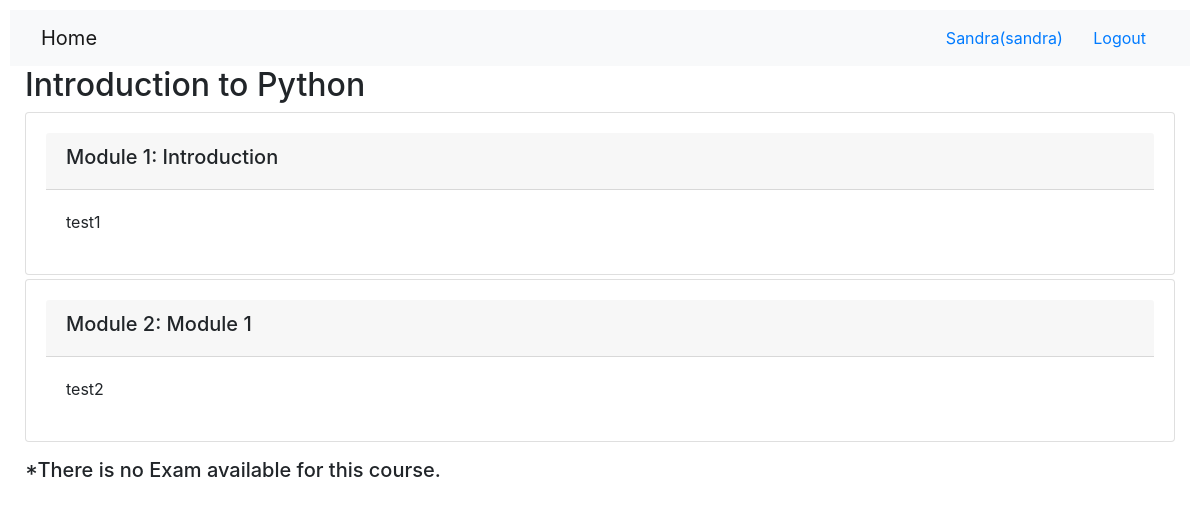
The app's page /onlinecourse/2/ (signed in) with its own data.
### onlinecourse/models.py (models this page shows, shortened)
class Course(models.Model):
    name = models.CharField(null=False, max_length=30, default='online course')
    image = models.ImageField(upload_to='course_images/')
    description = models.CharField(max_length=1000)
    pub_date = models.DateField(null=True)
    instructors = models.ManyToManyField(Instructor)
    users = models.ManyToManyField(settings.AUTH_USER_MODEL, through='Enrollment')
    total_enrollment = models.IntegerField(default=0)
    is_enrolled = False

class Lesson(models.Model):
    title = models.CharField(max_length=200, default="title")
    order = models.IntegerField(default=0)
    course = models.ForeignKey(Course, on_delete=models.CASCADE)
    content = models.TextField()

### onlinecourse/views.py (the view)
# urls.py: path('<int:pk>/', views.CourseDetailView.as_view(), name='course_details'),  # ex: /onlinecourse/5/
class CourseDetailView(generic.DetailView):
    model = Course
    template_name = 'onlinecourse/course_detail_bootstrap.html'

### onlinecourse/templates/onlinecourse/course_detail_bootstrap.html (shortened to what this page needs)
<!DOCTYPE html>
<html lang="en">
<head>
    {% load static %}
    <link rel="stylesheet" type="text/css" href="{% static 'onlinecourse/course.css' %}">
    <link rel="stylesheet" href="https://maxcdn.bootstrapcdn.com/bootstrap/4.5.2/css/bootstrap.min.css">
</head>
<body>
    <nav class="navbar navbar-light bg-light">
        <div class="container-fluid">
            <div class="navbar-header">
                  <a class="navbar-brand" href="{% url 'onlinecourse:index' %}">Home</a>
            </div>
            <ul class="nav navbar-nav navbar-right">
                {% if user.is_authenticated %}
                <li>
                    <a class="btn btn-link" href="#">{{ user.first_name }}({{ user.username }})</a>
                    <a class="btn btn-link" href="{% url 'onlinecourse:logout' %}">Logout</a>
                </li>
                {% endif %}
            </ul>
        </div>
    </nav>
    <div class="container-fluid">
        <h2>{{ course.name }}</h2>
        <div class="card-columns-vertical">
            {% for lesson in course.lesson_set.all %}
                <div class="card mt-1">
                    <div class="card-header"><h5>Module {{lesson.order|add:1}}: {{lesson.title}}</h5></div>
                    <div class="card-body">{{lesson.content}}</div>
                </div>
            {% endfor %}
        </div>
        {% if user.is_authenticated %}
        <form id="questionform" action="{% url 'onlinecourse:submit' course.id %}" method="post">
            {% if course.question_set.all %}
            <input class="btn btn-info btn-block" type="button" value="Start Exam" data-toggle="collapse" data-target="#exam">
            <div id="exam" class="collapse">
                <div class="card-columns-vertical">
                    {% for question in course.question_set.all %}
                    <div class="card mt-1">
                        <div class="card-header"><h5>{{ question.question_text}}</h5></div>
                        {% csrf_token %}
                        <div class="form-group">
                            {% for choice in question.choice_set.all %}
                            <div class="form-check">
                                <label class="form-check-label">
                                    <input type="checkbox" name="choice_{{choice.id}}"
                                            class="form-check-input" id="{{choice.id}}"
                                            value="{{choice.id}}">{{ choice.content }}
                                </label>
                            </div>
                            {% endfor %}
                        </div>
                    </div>
                    {% endfor %}
                </div>
                <input class="btn btn-success btn-block" type="submit" value="Submit">
            </div>
            {% else %}
            <h5 class="card-title">*There is no Exam available for this course.<span class="text-success"></h5>
            {% endif %}
        </form>
        {% endif %}
    </div>
</body>
</html>

### static/onlinecourse/course.css (style rules this page uses)
body { font-family: Arial, Helvetica, sans-serif; }
* { box-sizing: border-box }
body { font-family: Arial; padding: 10px; background: #ececec; }
.card { background-color: white; padding: 20px; margin-top: 20px; }

### records on screen
Course: name "Introduction to Python"
Lesson: order|add "1", title "Introduction", content "test1"
Lesson: order|add "2", title "Module 1", content "test2"

### other values on screen
{{ user.first_name }} "Sandra"
{{ user.username }} "sandra"
